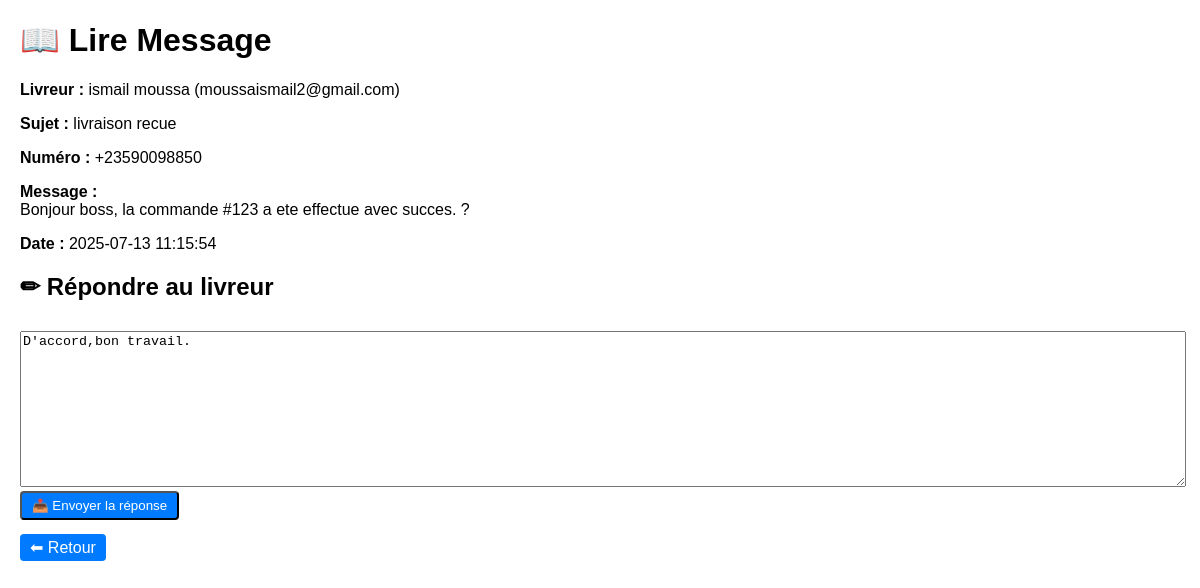
Screenshot of /tchadshop/lire_message_livreur.php?id=3 with the database file from the repository.
### tables this page shows
CREATE TABLE IF NOT EXISTS `messages_livreurs` (
  `id` int NOT NULL AUTO_INCREMENT,
  `livreur_id` int NOT NULL,
  `sujet` varchar(255) NOT NULL,
  `message` text NOT NULL,
  `reponse` text NOT NULL,
  `lu` tinyint(1) DEFAULT '0',
  `repondu` tinyint(1) DEFAULT '0',
  `created_at` timestamp NULL DEFAULT CURRENT_TIMESTAMP,
  `audio_path` varchar(255) DEFAULT NULL,
  PRIMARY KEY (`id`),
  KEY `livreur_id` (`livreur_id`)
);

CREATE TABLE IF NOT EXISTS `livreurs` (
  `id` int NOT NULL AUTO_INCREMENT,
  `nom` varchar(100) NOT NULL,
  `telephone` varchar(20) NOT NULL,
  `email` varchar(100) DEFAULT NULL,
  `password` varchar(255) DEFAULT NULL,
  `actif` tinyint(1) DEFAULT '1',
  `created_at` timestamp NULL DEFAULT CURRENT_TIMESTAMP,
  PRIMARY KEY (`id`),
  UNIQUE KEY `email` (`email`)
);

### tchadshop/lire_message_livreur.php (the view, shortened to what this page needs)
<?php
$conn = new mysqli("localhost", "root", "", "tchadshop_db");
$id = intval($_GET['id']);
$conn->query("UPDATE messages_livreurs SET lu = 1 WHERE id = $id");
$stmt = $conn->prepare("SELECT ml.*, l.nom, l.email, l.telephone
                        FROM messages_livreurs ml
                        JOIN livreurs l ON ml.livreur_id = l.id
                        WHERE ml.id = ?");
$stmt->bind_param("i", $id);
$stmt->execute();
$result = $stmt->get_result();
$message = $result->fetch_assoc();
?>
<!DOCTYPE html>
<html lang="fr">
<head>
</head>
<body>
    <h1>📖 Lire Message</h1>
    <p><strong>Livreur :</strong> <?= htmlspecialchars($message['nom']) ?> (<?= htmlspecialchars($message['email'] ?? 'N/A') ?>)</p>
    <p><strong>Sujet :</strong> <?= htmlspecialchars($message['sujet']) ?></p>
    <p><strong>Numéro :</strong> <?= htmlspecialchars($message['telephone']) ?></p>
    <p><strong>Message :</strong><br><?= nl2br(htmlspecialchars($message['message'])) ?></p>
    <p><strong>Date :</strong> <?= $message['created_at'] ?></p>
    <h2>✏ Répondre au livreur</h2>
    <form method="post">
        <textarea name="reponse" placeholder="Tapez votre réponse ici..."><?= htmlspecialchars($message['reponse'] ?? '') ?></textarea><br>
        <button type="submit" class="btn">📤 Envoyer la réponse</button>
    </form>
    <br>
    <a href="message_livreur.php" class="btn">⬅ Retour</a>
</body>
</html>

### tchadshop/lire_message_livreur.php (style rules this page uses)
body { font-family: Arial, sans-serif; margin: 20px; }
.btn { background: #007bff; color: white; padding: 5px 10px; text-decoration: none; border-radius: 4px; }
textarea { width: 100%; height: 150px; margin-top: 10px; }

### rows the page displays
messages_livreurs: livreur.nom "ismail moussa", livreur.email "moussaismail2@gmail.com", sujet "livraison recue", livreur.telephone "+23590098850", message "Bonjour boss, la commande #123 a ete effectue avec succes. ?", created_at "2025-07-13 11:15:54", reponse "D'accord,bon travail."
